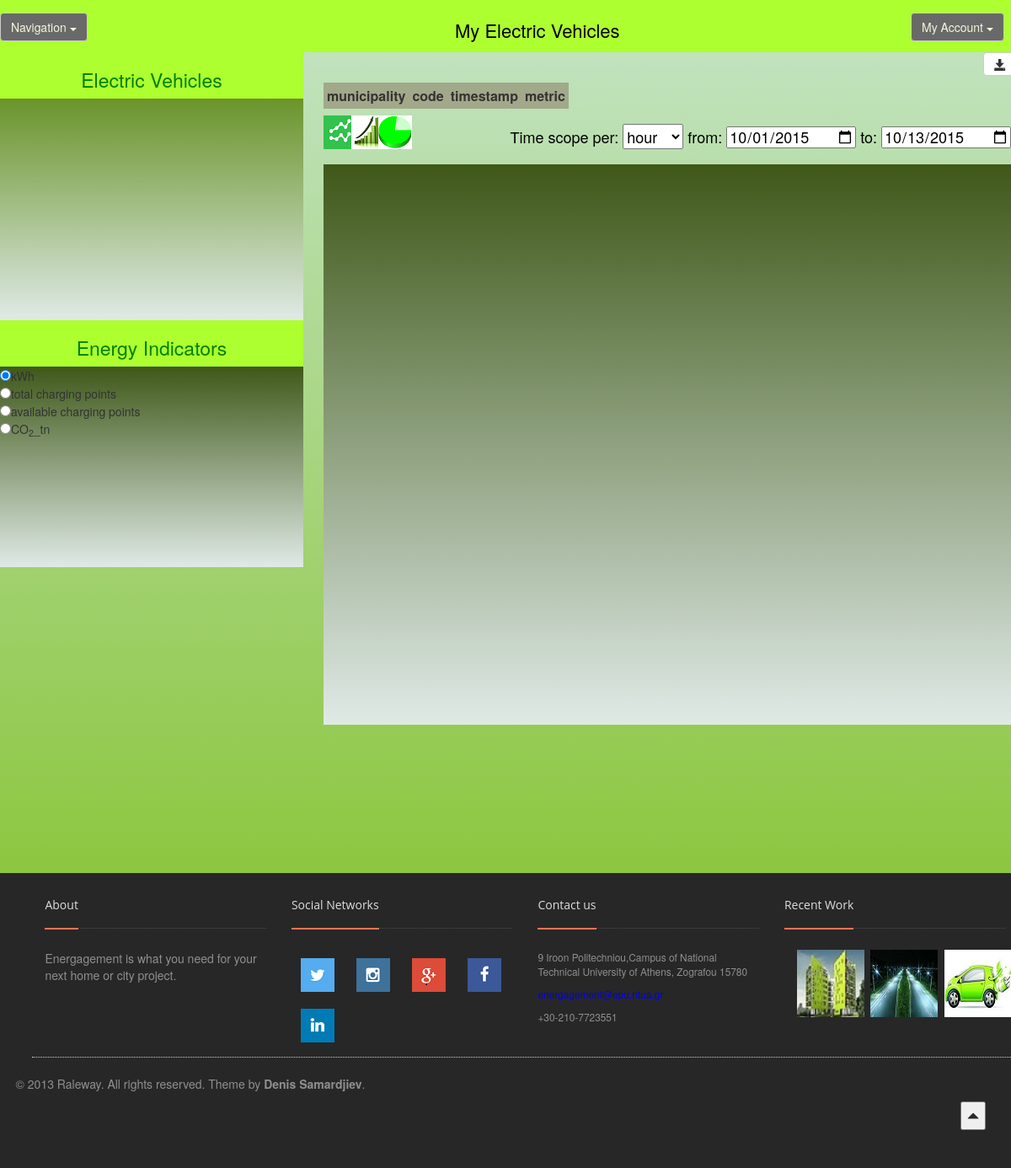
Page /p/EVs/ on the earlier database version.
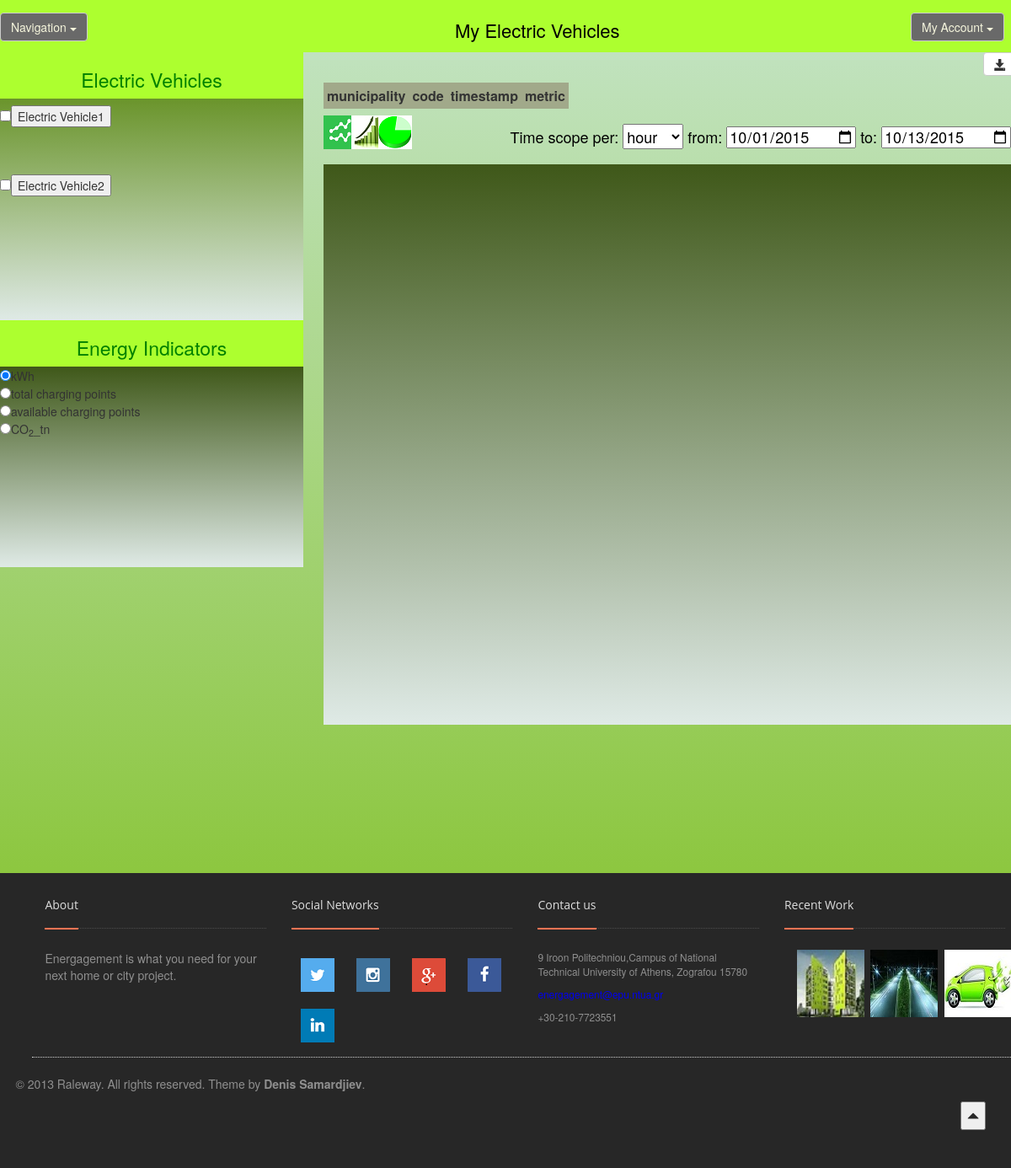
Same page on the later database version.
### myapp/models.py (models this page shows)
class ElectricVehicle(models.Model):
    chargingpoint_code = models.IntegerField(default=0)
    municipality = models.CharField(max_length=200, default="Athens")
    streets = models.CharField(max_length=200, default="Poseidonos")
    postcode = models.IntegerField(default=0)
    longitude = models.FloatField(default=1)
    latitude = models.FloatField(default=1)
    map_area = models.IntegerField(default=0)
    power = models.FloatField(default=0.0)
    type = models.CharField(max_length=200)
    kwh=models.ManyToManyField(Value, null=True, blank=True, related_name="kwh_e")
    total_charging_points=models.ManyToManyField(Value, null=True, blank=True, related_name="total_charging_points")
    available_charging_points=models.ManyToManyField(Value, null=True, blank=True, related_name="available_charging_points")
    co2_tn=models.ManyToManyField(Value, null=True, blank=True, related_name="co2_tn_e")

### myapp/views.py (the view)
def EVs(request):
    all_EVs = list(ElectricVehicle.objects.all())
    return render_to_response('myapp/EVs.html',  {'all_EVs': all_EVs},)

### energagement/templates/myapp/EVs.html (shortened to what the changed rows need)
{% extends "myapp/base_EVs.html" %}
{% load staticfiles %}
{% block content %}
<head lang="en">
    <link rel="stylesheet" type="text/css" href="{% static 'myapp/mycss.css' %}" />
    <link rel="stylesheet" type="text/css" href="{% static 'myapp/jquery.dynatable.css' %}" />
</head>
<body>
    <br/>
    <div style="width: 30%; height: 500px;  margin-right:auto; margin-bottom: 10%; ">
        <div style="width: 100%; background-color:#ADFF2F;">
            <h3 style="color: green; font-size: 23px;"> <center>Electric Vehicles</center> </h3>
        </div>
        <div style="width: 100%; height: 52.5%; overflow-y: scroll; background: -webkit-linear-gradient(top, #6A942B, #DFEAE6);">
            <ul style="vertical-align: middle; -webkit-padding-start: 0px;">
                <div class="a">
                    {% for item in all_EVs %}
                        <input type="checkbox" class="graph-button" id="graph-button-{{item.id}}"><button class="navbar-btn" type="button" data-toggle="collapse" data-parent="cointainer" href="#info{{item.id}}">Electric Vehicle{{item.id}}</button></input>
                        <br/>
                        <br/><br/>
                    {% endfor %}
                </div>
            </ul>
        </div>
        <div style="width: 100%; background-color:#ADFF2F">
            <h3 style="color: green; font-size: 23px;"> <center>Energy Indicators</center> </h3>
        </div>
        <div style="width: 100%; height: 47.5%; background: -webkit-linear-gradient(top, #3F5819, #DFEAE6); overflow-y: scroll">
            <ul style="vertical-align: middle; -webkit-padding-start: 0px;">
                <input class="radio-button" type="radio" name="indicator" value="kwh" checked="checked">kWh</input><br>
                <input class="radio-button" type="radio" name="indicator" value="total_charging_points">total charging points</input><br>
                <input class="radio-button" type="radio" name="indicator" value="available_charging_points">available charging points</input><br>
                <input class="radio-button" type="radio" name="indicator" value="co2_tn">CO<sub>2</sub>_tn</input><br>
            </ul>
        </div>
   	</div>
    <div style="width: 68%; height: 950px; margin-left: 2%; margin-right:auto; margin-bottom: 2%">
        <div class="row1"  style="width:100%; margin-top: 1%">
            <div id="dtltbl" style="width:100%">
                <table id="myTable" data-show-export="true">
                    <thead>
                        <th data-dynatable-column="municipality"> municipality </th>
                        <th data-dynatable-column="code"> code </th>
                        <th data-dynatable-column="timestamp"> timestamp <a class="-webkit-any-link" href="#" id="timestamp"> </a> </th>
                        <th data-dynatable-column="metric" > metric <a class="-webkit-any-link" href="#" id="metric"> </a></th>
                    </thead>
                </table>
            </div>
        </div>
    </div>
</body>
{% endblock %}

Differences in the rows shown:
added ElectricVehicle: id "1"
added ElectricVehicle: id "2"
